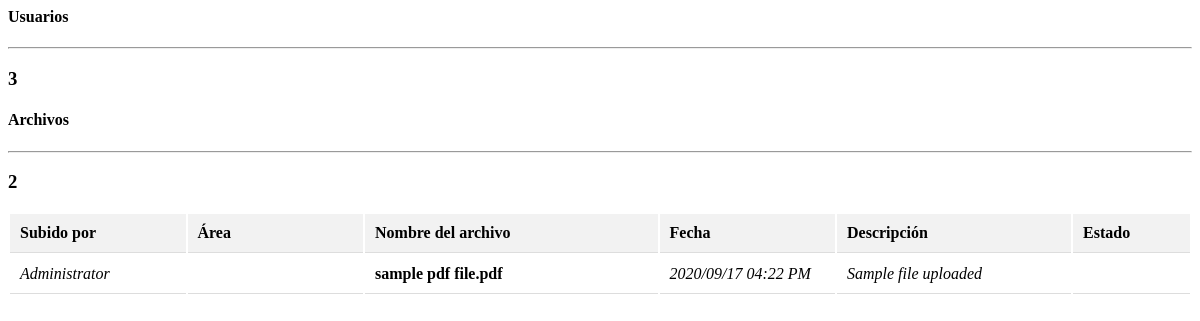
Page /home.php on the earlier database version.
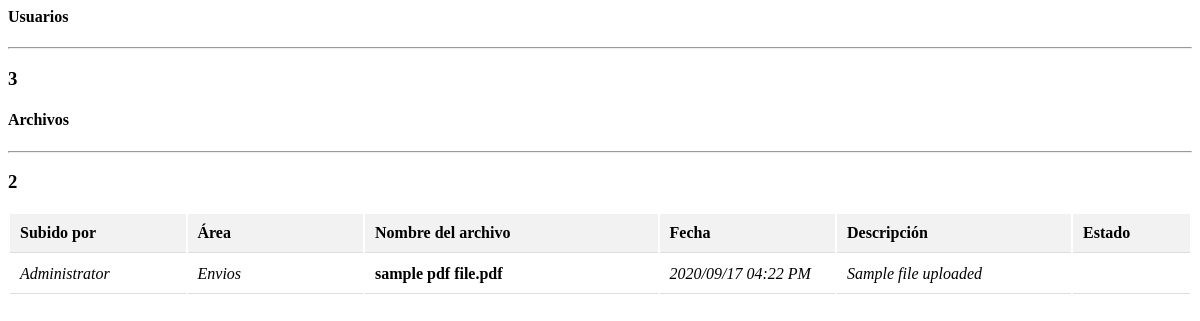
Same page on the later database version.
### tables this page shows
CREATE TABLE `files` (
  `id` int(11) NOT NULL,
  `name` varchar(200) NOT NULL,
  `description` text NOT NULL,
  `user_id` int(30) NOT NULL,
  `folder_id` int(30) NOT NULL,
  `file_type` varchar(50) NOT NULL,
  `file_path` text NOT NULL,
  `is_public` tinyint(1) DEFAULT 0,
  `date_updated` datetime NOT NULL DEFAULT current_timestamp() ON UPDATE current_timestamp(),
  `reviewed` tinyint(1) NOT NULL DEFAULT 0,
  `commented` tinyint(1) NOT NULL DEFAULT 0
);

CREATE TABLE `users` (
  `id` int(30) NOT NULL,
  `name` varchar(200) NOT NULL,
  `username` varchar(100) NOT NULL,
  `password` varchar(200) NOT NULL,
  `type` tinyint(1) NOT NULL DEFAULT 2 COMMENT '1+admin , 2 = users',
  `area` varchar(255) DEFAULT NULL
);

### home.php (the view, shortened to what this page needs)
<div class="container-fluid">
    <?php include('db_connect.php');
    $files = $conn->query("SELECT f.*, u.name as uname, u.area FROM files f INNER JOIN users u ON u.id = f.user_id WHERE f.is_public = 1 ORDER BY date(f.date_updated) DESC");
    ?>
    <div class="row">
        <div class="col-lg-12">
            <div class="card col-md-4 offset-md-1 bg-info text-white mb-4 float-left">
                <div class="card-body">
                    <h4><b>Usuarios</b></h4>
                    <hr>
                    <h3 class="text-right"><b><?php echo $conn->query('SELECT * FROM users')->num_rows ?></b></h3>
                </div>
            </div>
            <div class="card col-md-4 offset-md-2 bg-primary text-white mb-4 float-left">
                <div class="card-body">
                    <h4><b>Archivos</b></h4>
                    <hr>
                    <h3 class="text-right"><b><?php echo $conn->query('SELECT * FROM files')->num_rows ?></b></h3>
                </div>
            </div>
        </div>
    </div>
    <div class="row mt-3 ml-3 mr-3">
        <div class="card col-md-12">
            <div class="card-body">
                <table width="100%">
                    <thead>
                        <tr>
                            <th width="15%">Subido por</th>
                            <th width="15%">Área</th>
                            <th width="25%">Nombre del archivo</th>
                            <th width="15%">Fecha</th>
                            <th width="20%">Descripción</th>
                            <th width="10%">Estado</th>
                        </tr>
                    </thead>
                    <tbody>
                        <?php while($row = $files->fetch_assoc()):
                            $name = explode(' ||', $row['name']);
                            $name = isset($name[1]) ? $name[0] . " (" . $name[1] . ")." . $row['file_type'] : $name[0] . "." . $row['file_type'];
                            $pdf_arr = array('pdf','ps','eps','prn');
                            $icon = 'fa-file';
                            if (in_array(strtolower($row['file_type']), $pdf_arr)) $icon = 'fa-file-pdf';
                            $reviewed = ($row['reviewed'] && $row['commented']) ? 'reviewed' : '';
                        ?>
                        <tr class="file-item" data-id="<?php echo $row['id'] ?>" data-name="<?php echo $name ?>">
                            <td><i><?php echo ucwords($row['uname']) ?></i></td>
                            <td><i><?php echo ucwords($row['area']) ?></i></td>
                            <td>
                                <large><span><i class="fa <?php echo $icon ?>"></i></span><b> <?php echo $name ?></b></large>
                            </td>
                            <td><i><?php echo date('Y/m/d h:i A', strtotime($row['date_updated'])) ?></i></td>
                            <td><i><?php echo $row['description'] ?></i></td>
                            <td class="text-center"><i class="fa fa-check-circle <?php echo $reviewed ?>"></i></td>
                        </tr>
                        <?php endwhile; ?>
                    </tbody>
                </table>
            </div>
        </div>
    </div>
</div>

### home.php (style rules this page uses)
.card { transition: transform 0.3s, box-shadow 0.3s; cursor: pointer; }
table th, td { padding: 10px; text-align: left; border-bottom: 1px solid #ddd; }
table th { background-color: #f2f2f2; }
.file-item { cursor: pointer; }

Differences in the rows shown:
changed through a linked row, files "sample pdf file.pdf": user.area (not shown) → "Envios"
